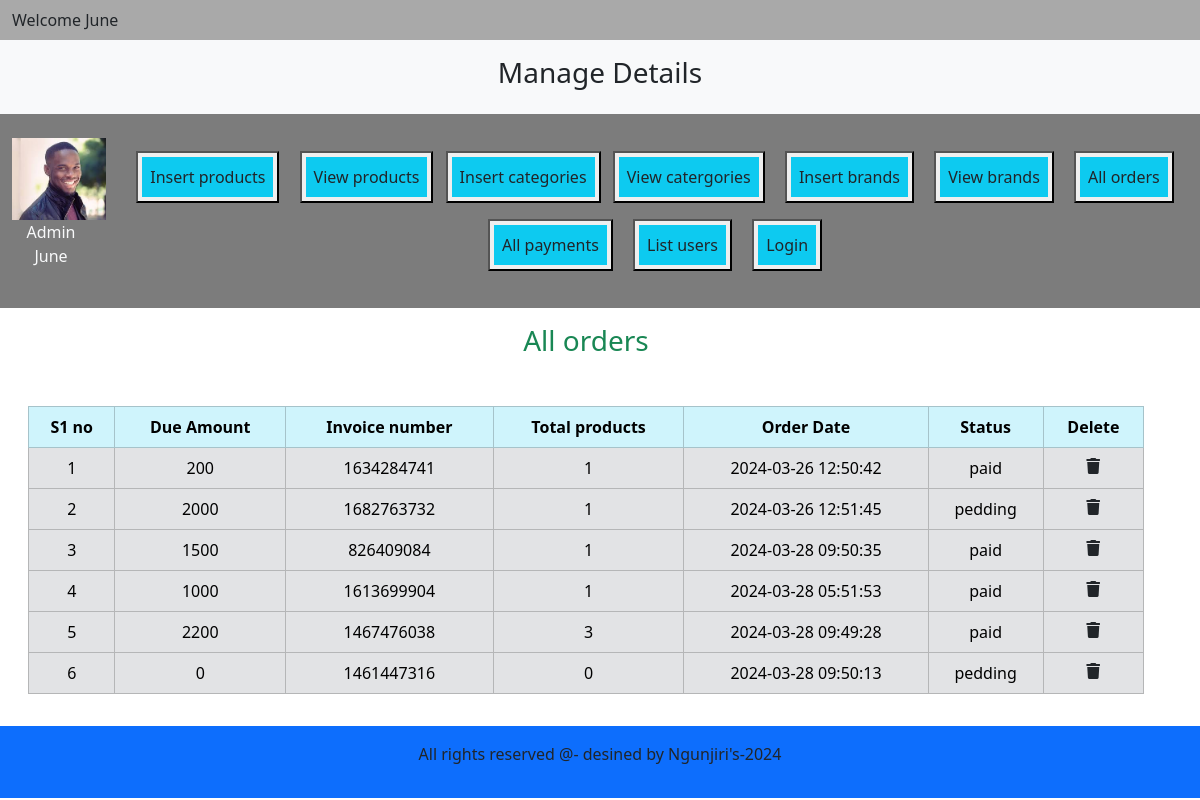
The page /admin_area/index.php?list_orders on the database its author committed.
### tables this page shows
CREATE TABLE `user_orders` (
  `order_id` int(11) NOT NULL,
  `user_id` int(11) NOT NULL,
  `amount_due` int(255) NOT NULL,
  `invoice_number` int(100) NOT NULL,
  `total_products` int(255) NOT NULL,
  `order_date` timestamp NOT NULL DEFAULT current_timestamp() ON UPDATE current_timestamp(),
  `order_status` varchar(255) NOT NULL
);

### admin_area/list_orders.php (the view, shortened to what this page needs)
<h3 class="text-center text-success">All orders</h3>
<table class="table table-bordered mt-5">
    <thead class="table-info text-center">
        <?php
        $get_orders="Select * from `user_orders`";
        $result=mysqli_query($con,$get_orders);
        $row_count=mysqli_num_rows($result);
        echo "<tr>
            <th>S1 no</th>
            <th>Due Amount</th>
            <th>Invoice number</th>
            <th>Total products</th>
            <th>Order Date</th>
            <th>Status</th>
            <th>Delete</th>
        </tr>
    </thead>
    <tbody class='table-secondary text-light text-center'>";
    if($row_count==0){
        echo "<h2 class='text-danger text-center mt-5'>No orders yet</h2>";
    }else{
        $number=0;
        while($row=mysqli_fetch_assoc($result)){
            $order_id=$row['order_id'];
            $amount_due=$row['amount_due'];
            $invoice_number=$row['invoice_number'];
            $total_products=$row['total_products'];
            $order_date=$row['order_date'];
            $order_status=$row['order_status'];
            $number++;
        echo " <tr>
            <td>$number</td>
            <td>$amount_due</td>
            <td>$invoice_number</td>
            <td>$total_products</td>
            <td>$order_date</td>
            <td>$order_status</td>";
            ?>
            <td><a href='index.php?delete_orders=<?php echo $order_id ?>' class='text-dark'><i class='fa-solid fa-trash'></i></a></td>
        </tr>
        <?php
        }
        }
        ?>
    </tbody>
</table>

### style.css (style rules this page uses)
* { margin:0; padding: 0; box-sizing: border-box; overflow-x: hidden; }
body { overflow: hidden; }

### admin_area/index.php (style rules this page uses)
body { overflow: hidden; }

### rows shown on the page
user_orders: amount_due "200", invoice_number "1634284741", total_products "1", order_date "2024-03-26 12:50:42", order_status "paid"
user_orders: amount_due "2000", invoice_number "1682763732", total_products "1", order_date "2024-03-26 12:51:45", order_status "pedding"
user_orders: amount_due "1500", invoice_number "826409084", total_products "1", order_date "2024-03-28 09:50:35", order_status "paid"
user_orders: amount_due "1000", invoice_number "1613699904", total_products "1", order_date "2024-03-28 05:51:53", order_status "paid"
user_orders: amount_due "2200", invoice_number "1467476038", total_products "3", order_date "2024-03-28 09:49:28", order_status "paid"
user_orders: amount_due "0", invoice_number "1461447316", total_products "0", order_date "2024-03-28 09:50:13", order_status "pedding"
